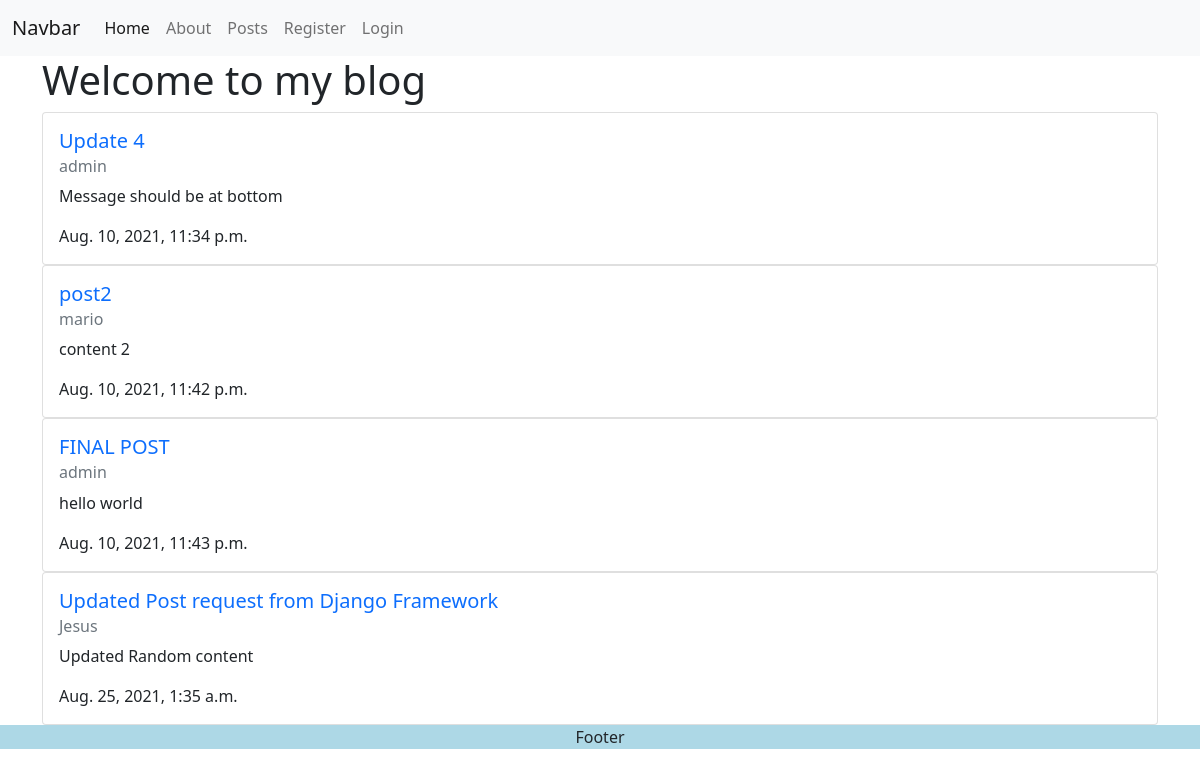
Page /blog/posts/ on the committed database.
### blog/models.py (models this page shows, shortened)
class Post(models.Model):
    title = models.CharField(max_length = 255)
    author = models.ForeignKey(User, on_delete=models.CASCADE)
    content = models.TextField()
    date_posted = models.DateTimeField(auto_now_add=True)

### blog/views.py (the view)
# urls.py: path('posts/', views.posts, name='api-posts'),
def posts(request):
    posts = Post.objects.order_by('id').all()
    context = {
        'posts': posts,
        'page_title' : 'Welcome to my blog'
    }
    return render(request, 'blog/posts.html', context)

### blog/templates/blog/posts.html (shortened to what this page needs)
{% extends 'blog/base.html' %}
{% block content %}
<h1>{{ page_title }}</h1>
{% for p in posts %}
        <div class="card">
            <div class="card-body">
              <a class="text-decoration-none" href="{% url 'blog-individualpost' post_id=p.id %}" >
                <h5 class="card-title">{{ p.title }}</h5>
              </a>
              <h6 class="card-subtitle mb-2 text-muted">{{ p.author }}</h6>
              <p class="card-text">{{ p.content }}</p>
              <p class="card-text">{{ p.date_posted }}</p>
            </div>
        </div>
{% endfor %}
{% endblock %}

### blog/templates/blog/base.html (shortened to what this page needs)
{% load static %}
<!DOCTYPE html>
<html lang="en">
<head>
<link rel="stylesheet" href="https://cdnjs.cloudflare.com/ajax/libs/twitter-bootstrap/5.1.0/css/bootstrap.min.css">
<link rel="stylesheet" href="https://cdnjs.cloudflare.com/ajax/libs/font-awesome/5.15.4/css/all.min.css">
<link rel="stylesheet" href="{% static 'blog/main.css' %}">
</head>
<body>
    {% include 'blog/nav.html' %}
    <div class='container'>
    {% block content %}
    {% endblock %}
    </div>
    {% include 'blog/footer.html' %}
</body>
</html>

### blog/templates/blog/nav.html (shortened to what this page needs)
<nav class="navbar navbar-expand-lg navbar-light bg-light">
    <div class="container-fluid">
      <a class="navbar-brand" href="#">Navbar</a>
      <div class="collapse navbar-collapse" id="navbarNav">
        <ul class="navbar-nav">
          <li class="nav-item">
            <a class="nav-link active" aria-current="page" href="{% url 'blog-index' %}">Home</a>
          </li>
          <li class="nav-item">
            <a class="nav-link" href="{% url 'blog-about' %}">About</a>
          </li>
          <li class="nav-item">
            <a class="nav-link" href="{% url 'blog-posts' %}">Posts</a>
          </li>
          {% if request.user.is_authenticated %}
          <li class="nav-item">
            <a class="nav-link" href="{% url 'blog-createpost' %}">Create Posts</a>
          </li>
          <span class="nav-link float-end">Hello, {{ request.user }}</span>
          <li class="nav-item">
            <a class="nav-link" href="{% url 'blog-logout' %}">Logout</a>
          </li>
          {% else %}
          <li class="nav-item">
            <a class="nav-link" href="{% url 'blog-register' %}">Register</a>
          </li>
          <li class="nav-item">
            <a class="nav-link" href="{% url 'blog-login' %}">Login</a>
          </li>
          {% endif %}
        </ul>
      </div>
    </div>
</nav>

### blog/templates/blog/footer.html
<footer>
    <p> Footer</p>
</footer>

### blog/static/blog/main.css (style rules this page uses)
footer { bottom:0; width: 100vw; text-align: center; background-color: lightblue; }

### rows in the picture
Post: title "Update 4", author "admin", content "Message should be at bottom", date_posted "Aug. 10, 2021, 11:34 p.m."
Post: title "post2", author "mario", content "content 2", date_posted "Aug. 10, 2021, 11:42 p.m."
Post: title "FINAL POST", author "admin", content "hello world", date_posted "Aug. 10, 2021, 11:43 p.m."
Post: title "Updated Post request from Django Framework", author "Jesus", content "Updated Random content", date_posted "Aug. 25, 2021, 1:35 a.m."

### other values in the picture
{{ page_title }} "Welcome to my blog"
